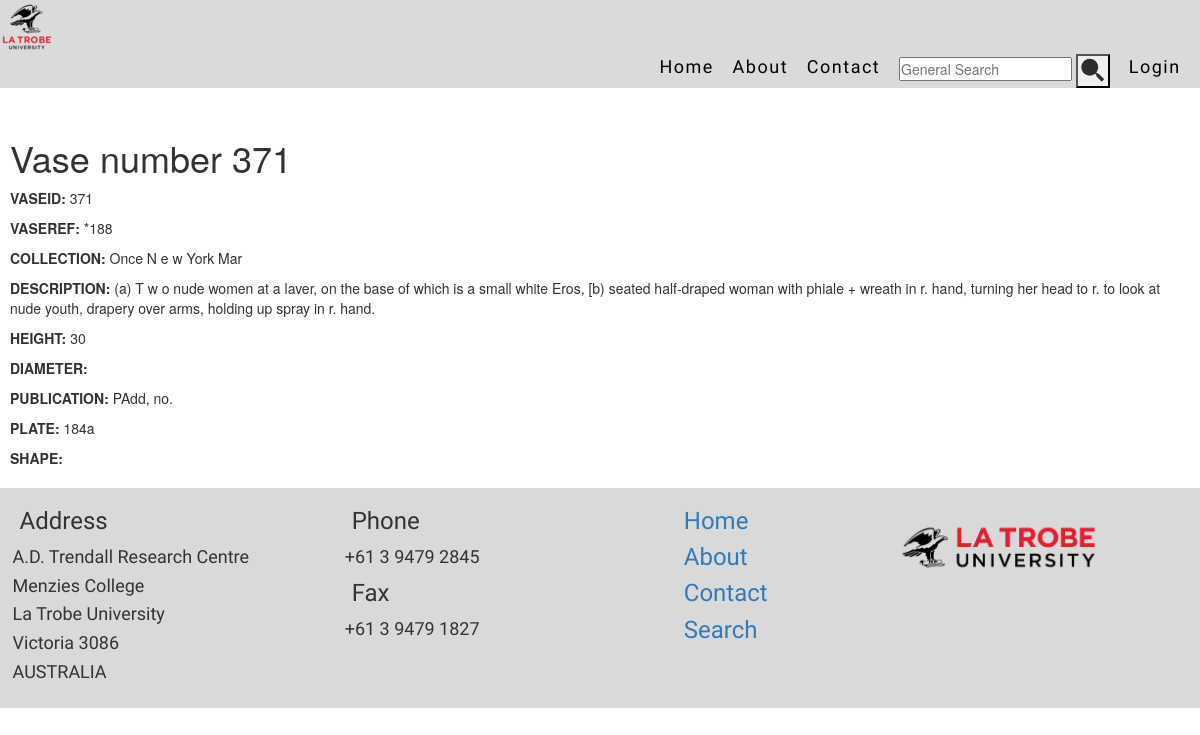
/vase/371, run on the app's committed database.
### website/models.py (models this page shows, shortened)
class Vase(models.Model):
    VASEID = models.AutoField(primary_key=True)
    VASEREF = models.CharField(max_length=16, blank=True, null=True)
    COLLECTION = models.CharField(max_length=600,blank=False,null=False)
    PREVIOUSCOL = models.CharField(max_length=600,blank=True, null=True)
    DESCRIPTION = models.CharField(max_length=500,blank=True,null=True)
    PROVENANCE_NAME = models.CharField(max_length=600,blank=True,null=True)
    HEIGHT = models.CharField(max_length=50,blank=True,null=True)
    DIAMETER = models.CharField(max_length=50,blank=True,null=True)
    PUBLICATION = models.CharField(max_length=300,blank=True,null=True)
    PLATE = models.CharField(max_length=100, blank=True,null=True)
    FABRIC = models.CharField(max_length=50, blank=True,null=True)
    TECHNIQUE = models.CharField(max_length=50,blank=True,null=True)
    SHAPE = models.CharField(max_length=50,blank=True,null=True)
    def all_values_culled(self):
        output = model_to_dict(self)
        culled_dict = {key:val for key, val in output.items() if val is not None}
        return culled_dict

### website/views.py (the view)
# urls.py: path('vase/<int:id>', views.vase_page, name="vase_page"),
def vase_page(request, id=None):
    if id is not None:
        if 'save' in request.POST:
            vase_values = {}
            for value in request.POST:
                if value.isupper():
                    vase_values.update({value:request.POST.get(value)})
            modify_record(id, vase_values)
            return redirect(database)
        elif 'delete' in request.POST:
            delete_record(id)
            return redirect(database)
        else:
            try:
                vase_object = Vase.objects.get(VASEID=id)
                vase_output = vase_object.all_values_culled()
                return render(request, 'vase.html', {"vase_object":vase_object, "vase_output":vase_output, "vase_id":id})
            except:
                return render(request, 'missing_vase.html', {})
    else:
        return render(request, 'database.html', {})

### website/templates/vase.html
{% extends 'base.html' %}
{% load static %}
{% block body %}
<h1>Vase number {{vase_id}}</h1>
{% if user.is_authenticated %}
    {% for key, value in vase_output.items %}
    {% if key != "VASEID" %}
        <form method="POST">
        {% csrf_token %}
        <p><strong>{{key}}: </strong><input class="vase_input" type="text" name={{key}} value="{{value}}"></p>
    {% endif %}
    {% endfor %}
    <input name=save class="btn btn-dark my-4" type=submit value="Save Edits" />
    </form>
    <form method="POST">
        {% csrf_token %}
        <input name=delete class="btn btn-danger" type=submit value="Delete Vase" />
    </form>
    {% else %}
    {% for key, value in vase_output.items %}
    <p><strong>{{key}}: </strong>{{value}}</p>
    {% endfor %}
{% endif %}
{% endblock %}

### static/css/style.css (style rules this page uses)
* { margin: 0; padding: 0; box-sizing: border-box; }

### static/css/footer.css (style rules this page uses)
body { margin: 0; padding: 0; }

### data on the page
Vase: vase_output "*188" "Once N e w York Mar" "(a) T w o nude women at a laver, on the base of which is a small white Eros, [b) seated half-draped woman with phiale + wreath in r. hand, turning her head to r. to look at nude youth, drapery over arms, holding up spray in r. hand." "30" "PAdd, no." "184a"

### other printed values
{{ vase_id }} "371"
{{ key }} "VASEID" "VASEREF" "COLLECTION" "DESCRIPTION" "HEIGHT" "DIAMETER" "PUBLICATION" "PLATE" "SHAPE"
{{ value }} "371"
